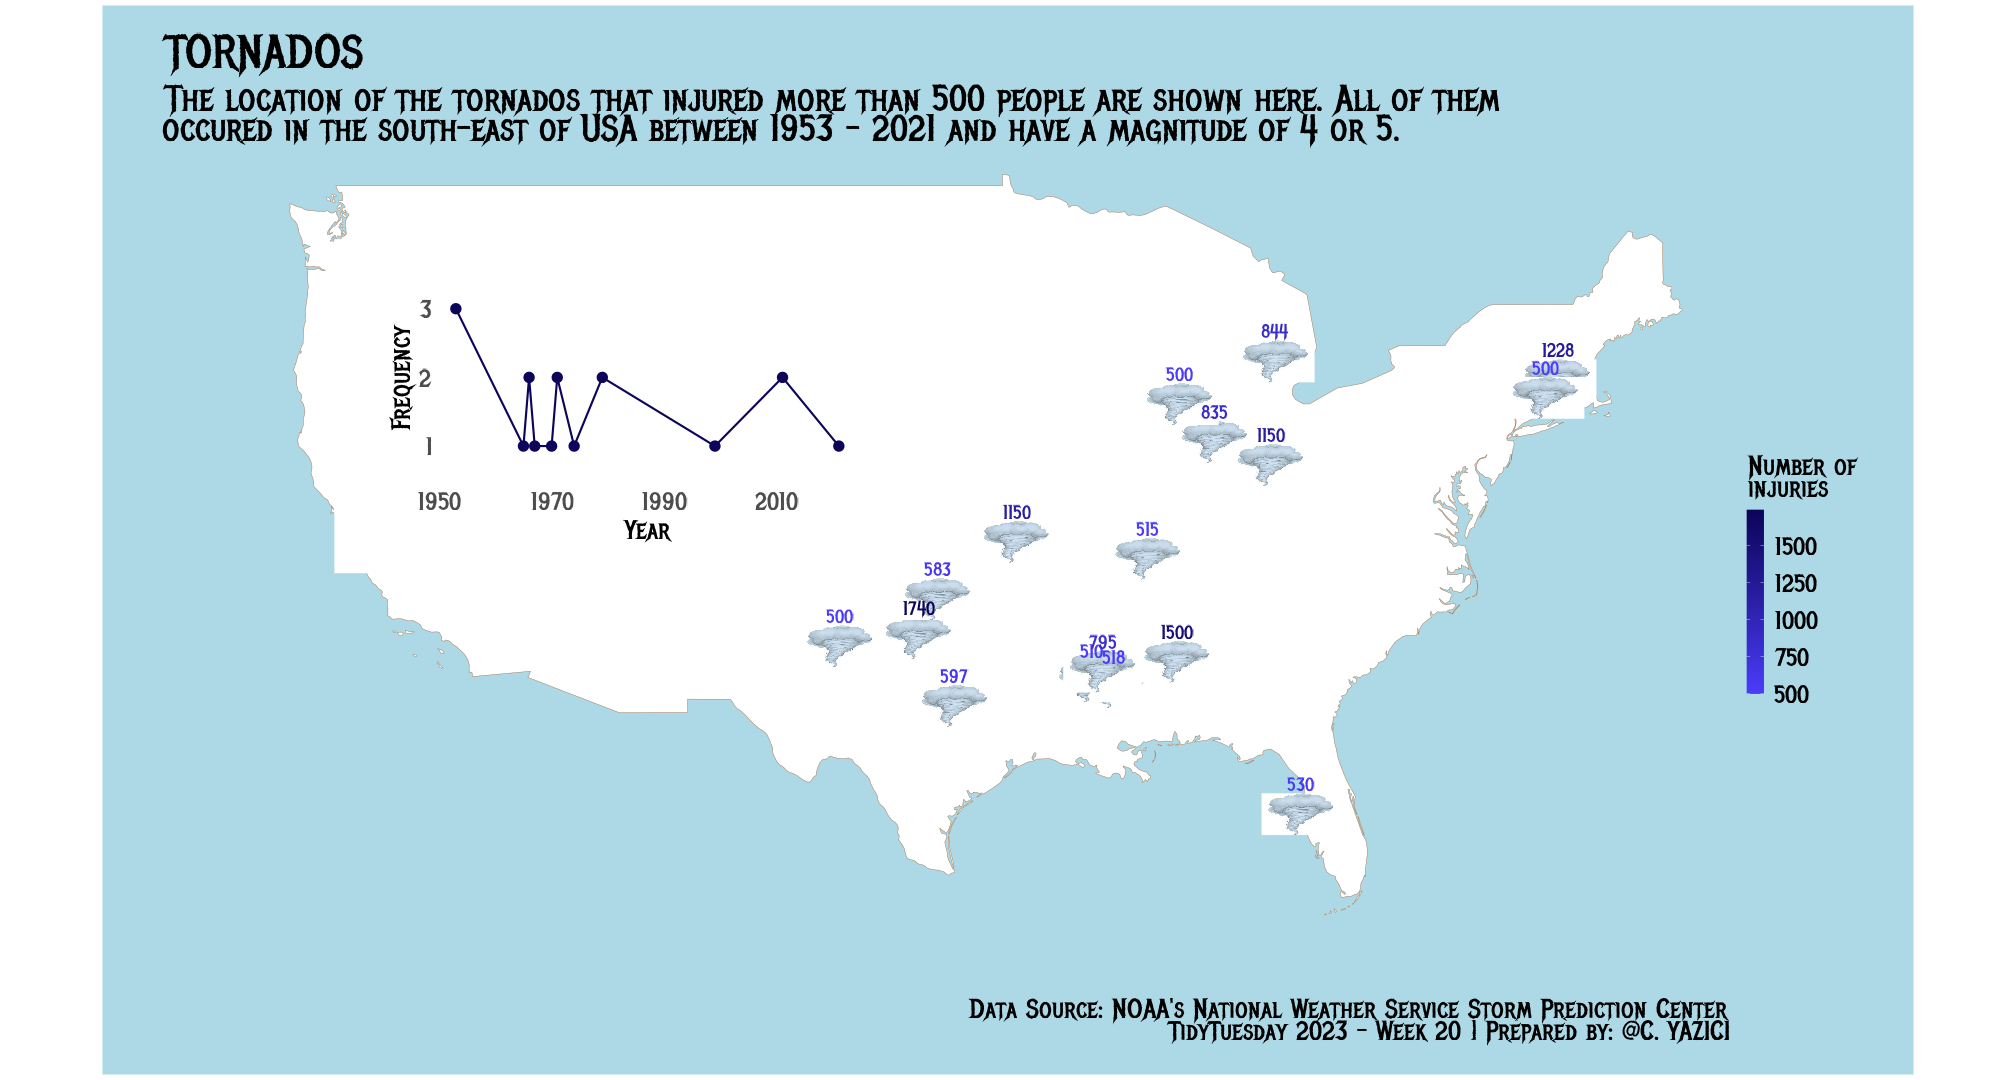

Write the R code that produced this figure.
# Tidy Tuesday - 2023 - Week 20

# Libraries used

library(tidyverse)
library(showtext)
library(ggtext)
library(ggimage)
library(patchwork)


# Font in the Plot

font_add_google('Metal Mania', 'metman')
showtext_auto()

# Data Import

tuesdata <- tidytuesdayR::tt_load(2023, week = 20)
tornados <- tuesdata$tornados

# Data Wrangling for the map

tornado_data <- tornados %>%
  filter(inj >= 500) %>%
  mutate(mag = as.factor(mag),
        img = paste0(here::here(), "/tornado.jpg"))

# Data Wrangling for the time series plot

tornado_year <- tornado_data %>%
  group_by(yr) %>%
  summarise(n = n()) %>%
  ungroup()

# Time series plot

plot_year <- ggplot(tornado_year) +
  geom_point(aes(x = yr, y = n), shape = 16, size = 5, color = "#0C055A") +
  geom_line(aes(x = yr, y = n), color = "#0C055A", linewidth = 1) +
  scale_y_discrete(limits = c(1, 2, 3)) +
  labs(y = "Frequency",
       x = "Year") +
  theme(panel.background = element_rect(fill = "white", color = NA),
        plot.background = element_rect(fill = "white", color = NA),
        axis.ticks = element_blank(),
        axis.title = element_text(family = "metman", size = 20),
        axis.text = element_text(family = "metman", size = 19),
        plot.margin = unit(c(1, 2, 1, 2), "cm"))
 


# World Map

world <- ne_countries(scale = "medium", returnclass = "sf")

# Subtitle of the plot

subtitle_text <- str_wrap("\nThe location of the tornados that injured more 
than 500 people are shown here. All of them 
occured in the south-east of USA between 1953 - 2021 and have a magnitude of 
4 or 5.", 90)

# The Map

plot_map <- ggplot() +
  geom_sf(data = world %>% filter(name == "United States"),
          colour = "#A16E47",
          fill = "white")  +
  geom_image(data = tornado_data,
             mapping = aes(x = slon, y = slat, image = img)) +
  geom_text(data = tornado_data,
            mapping = aes(slon, y = slat + 1, label = inj, color = inj),
            family = "metman", size = 5) +
  scale_color_gradient(low = "#4B3CFB",
                       high = "#0C055A") +
  coord_sf(xlim = c(-65, -130), ylim = c(22, 50), expand = FALSE) +
  labs(title = "TORNADOS",
       subtitle = subtitle_text,
       color = "Number of\ninjuries",
       caption = "Data Source: NOAA's National Weather Service Storm Prediction Center\nTidyTuesday 2023 - Week 20 | Prepared by: @C. YAZICI") +
  theme(panel.background = element_rect(fill = "lightblue", color = NA),
        plot.background = element_rect(fill = "lightblue", color = NA),
        panel.grid = element_blank(),
        axis.ticks = element_blank(),
        axis.title = element_blank(),
        axis.text = element_blank(),
        legend.background = element_rect(fill = "lightblue"),
        legend.title = element_text(family = "metman", size = 20),
        legend.text = element_text(family = "metman", size = 19),
        legend.key.height = unit(1.3, 'cm'),
        plot.caption = element_text(family = "metman", size = 20, hjust = 1),
        plot.title = element_text(family = "metman", size = 35, hjust = 0),
        plot.subtitle = element_text(family = "metman", size = 28, hjust = 0),
        plot.margin = unit(c(1, 2, 1, 2), "cm"))

# The final plot

final_plot <- plot_map +
  inset_element(plot_year, left = 0.11, bottom = 0.5, 
                           right = 0.48, top = 0.9) +
  theme(plot.margin = unit(c(1, 2, 1, 2), "cm"))
final_plot

# Save the Plot

ggsave("Week20.png", final_plot, width = 28, height = 15, dpi = 72)
